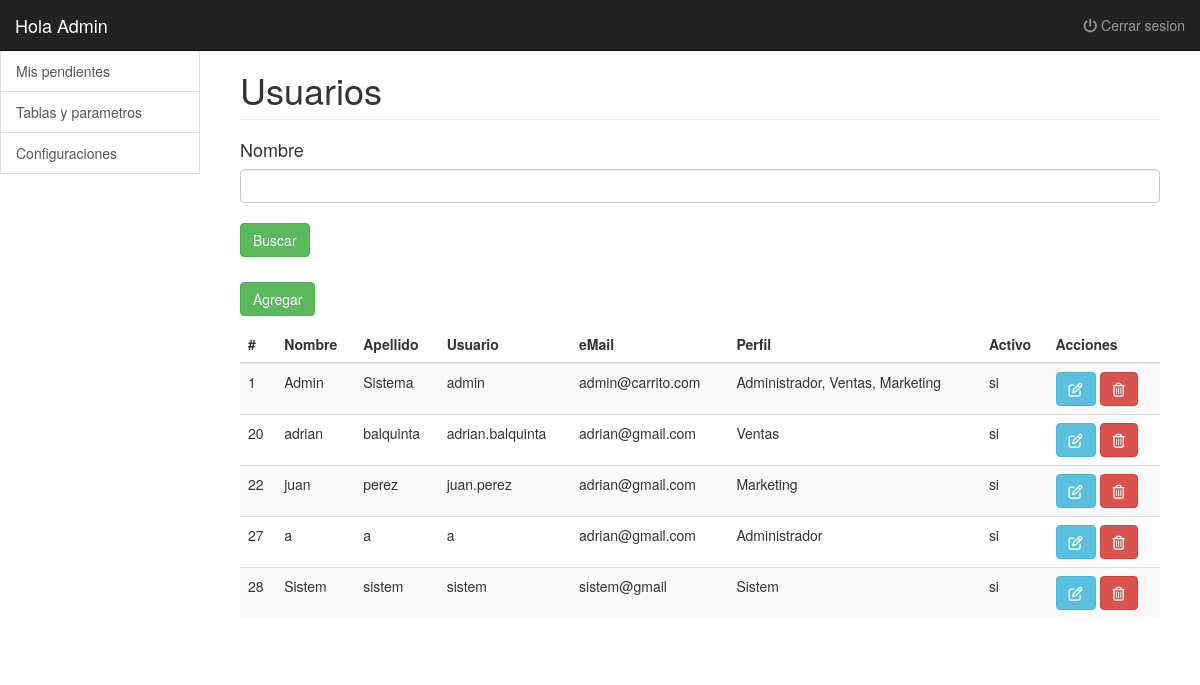
The page /tp-2/usuarios.php (signed in) on the database its author committed.
### tables this page shows
CREATE TABLE `usuarios` (
  `id_usuario` int(11) NOT NULL,
  `nombre` varchar(100) NOT NULL,
  `apellido` varchar(100) NOT NULL,
  `usuario` varchar(20) NOT NULL,
  `clave` varchar(50) NOT NULL,
  `email` varchar(100) NOT NULL,
  `tipo` int(2) NOT NULL,
  `activo` tinyint(1) NOT NULL,
  `salt` varchar(50) NOT NULL
);

### tp-2/clases/usuarios.php (called while the page is built, shortened)
<?php
Class Usuario{
	private $con;
	public function __construct($con){
		$this->con = $con;
	}
	public function getList($Xnombre){
		$query = "SELECT id_usuario,nombre,apellido,email,usuario,clave,activo
		           FROM usuarios WHERE activo = 1 AND nombre like '%".$Xnombre."%'";
		$resultado = array();
		foreach($this->con->query($query) as $key=>$usuario){
			$resultado[$key] = $usuario;
			$sql = 'SELECT nombre
					  FROM perfil
					  INNER JOIN usuarios_perfiles ON (usuarios_perfiles.perfil_id = perfil.id)
					  WHERE usuarios_perfiles.usuario_id = '.$usuario['id_usuario'];
			foreach($this->con->query($sql) as $perfil){
				$resultado[$key]['perfiles'][] = $perfil['nombre'];
			}
		}
            return $resultado;
	}
}
?>

### tp-2/usuarios.php (the view, shortened to what this page needs)
<?php
require('header.php');
?>
<div class="container-fluid">
      <?php $userMenu = 'Usuarios';
	include('side_bar.php');
	if(isset($_POST['buscar'])){
		$xnombre= $_POST['xnombre'];
		$user->getList($xnombre);
	}else{
		$xnombre= "";
		$user->getList($xnombre);
	}
        ?>
        <div class="col-sm-9 col-md-10 main">
		  <h1 class="page-header">
            Usuarios
          </h1>
		  <form method="POST">
		      <h4>Nombre</h4>
              <input type="text" class="form-control" id="xnombre" name="xnombre" placeholder="" value="">
              <br><button type="submit" class="btn btn-success" title="buscar" name="buscar">Buscar</button>
			  </form>
          <h2 class="sub-header">
				<a href="usuarios_ae.php"><button type="button" class="btn btn-success" title="Agregar">Agregar</button></a>
		  </h2>
			  <div class="table-responsive">
				<table class="table table-striped">
				  <thead>
					<tr>
					  <th>#</th>
					  <th>Nombre</th>
					  <th>Apellido</th>
					  <th>Usuario</th>
					  <th>eMail</th>
					  <th>Perfil</th>
					  <th>Activo</th>
					  <th>Acciones</th>
					</tr>
				  </thead>
				  <tbody>
					<?php
						foreach($user->getList($xnombre) as $usuario){?>
							<tr>
							  <td><?php echo $usuario['id_usuario'];?></td>
							  <td><?php echo $usuario['nombre'];?></td>
							  <td><?php echo $usuario['apellido'];?></td>
							  <td><?php echo $usuario['usuario'];?></td>
							  <td><?php echo $usuario['email'];?></td>
							  <td><?php echo isset($usuario['perfiles'])?implode(', ',$usuario['perfiles']):'No tiene perfiles asignados';?></td>
							  <td><?php echo ($usuario['activo'])?'si':'no';?></td>
							  <td>
										<a href="usuarios_ae.php?edit=<?php echo $usuario['id_usuario']?>"><button type="button" class="btn btn-info" title="Modificar"><i class="far fa-edit"></i></i></button></a>
										<a href="usuarios.php?del=<?php echo $usuario['id_usuario']?>"><button type="button" class="btn btn-danger" title="Borrar" onclick= "return ConfirmDelete()"><i class="far fa-trash-alt"></i></button></a>
							  </td>
							</tr>
						<?php }?>
				  </tbody>
				</table>
			  </div>
      </div>
	</div>
</div>
<?php include('footer.php');?>

### tp-2/css/styles.css (style rules this page uses)
body { padding-top: 50px; background-color: while; }
.main { padding: 20px; background-color: #fff; }
@media (min-width: 768px) { .main { padding-right: 40px; padding-left: 40px; } }
.main .page-header { margin-top: 0; }

### rows shown on the page
usuarios: id_usuario "1", nombre "Admin", apellido "Sistema", usuario "admin", email "admin@carrito.com", perfiles "Administrador, Ventas, Marketing", activo "si"
usuarios: id_usuario "20", nombre "adrian", apellido "balquinta", usuario "adrian.balquinta", email "adrian@gmail.com", perfiles "Ventas", activo "si"
usuarios: id_usuario "22", nombre "juan", apellido "perez", usuario "juan.perez", email "adrian@gmail.com", perfiles "Marketing", activo "si"
usuarios: id_usuario "27", nombre "a", apellido "a", usuario "a", email "adrian@gmail.com", perfiles "Administrador", activo "si"
usuarios: id_usuario "28", nombre "Sistem", apellido "sistem", usuario "sistem", email "sistem@gmail", perfiles "Sistem", activo "si"

### other values the page prints
$_SESSION['usuario']['nombre'] "Admin"
